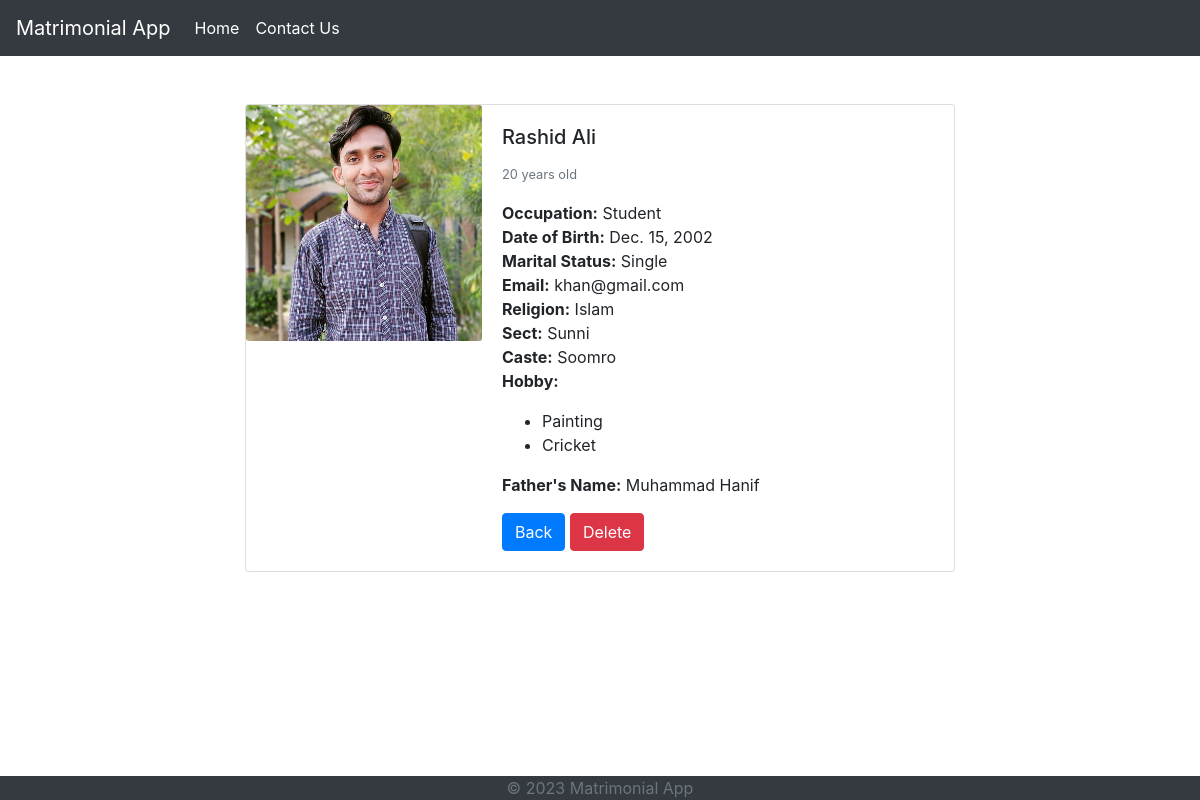
The page /1 on the database its author committed.
### matrimonal/models.py (models this page shows, shortened)
class Profile(models.Model):
    GENDER_CHOICES = [("M", "Male"), ("F", "Female")]
    name = models.CharField(max_length=50)
    profile_pic = models.ImageField(null=True, blank=True)
    age = models.IntegerField()
    gender = models.CharField(max_length=1, choices=GENDER_CHOICES)
    occupation = models.CharField(max_length=50, null=True)
    birth_date = models.DateField(null=True)
    is_married = models.BooleanField(default=False)
    email = models.EmailField(max_length=100, unique=True)
    religion = models.ForeignKey(
        Religion, on_delete=models.CASCADE, related_name="profiles", null=True
    )
    sects = models.ForeignKey(
        Sects, on_delete=models.CASCADE, related_name="profiles", null=True
    )
    caste = models.ForeignKey(
        Caste, on_delete=models.CASCADE, related_name="profile", null=True
    )
    hobby = models.ManyToManyField(Hobby, related_name="profiles", blank=True)
    father = models.OneToOneField(
        FatherProfile, on_delete=models.CASCADE, related_name="dependent", null=True
    )

class Religion(models.Model):
    name = models.CharField(max_length=50)
    def __str__(self):
        return self.name

class Sects(models.Model):
    name = models.CharField(max_length=50)
    class Meta:
        verbose_name_plural = "Sects"
    religion = models.ForeignKey(
        Religion, on_delete=models.CASCADE, related_name="sects"
    )
    def __str__(self):
        return self.name

class Caste(models.Model):
    name = models.CharField(max_length=50)
    def __str__(self):
        return self.name

class Hobby(models.Model):
    name = models.CharField(max_length=50)
    class Meta:
        verbose_name_plural = "Hobbies"

class FatherProfile(models.Model):
    name = models.CharField(max_length=50)
    occupation = models.CharField(max_length=50, null=True, blank=True)
    def __str__(self):
        return self.name

### matrimonal/views.py (the view)
# urls.py: path("<int:profile_id>", views.ProfileDetailView, name="Profile_Detail"),
def ProfileDetailView(request, profile_id):
    profiles = Profile.objects.get(id=profile_id)
    return render(request, "matrimonal/Profile_Detail.html", {"profile": profiles})

### matrimonal/templates/matrimonal/Profile_Detail.html (shortened to what this page needs)
{% extends 'matrimonal/base.html' %}
{% load static %}
{% block content %}
<div class="container mt-5">
    <div class="row">
        <div class="col-md-8 offset-md-2">
            <div class="card">
                <div class="row no-gutters">
                    <div class="col-md-4">
                        <img src="{{ profile.profile_pic.url }}" class="card-img" alt="Profile picture">
                    </div>
                    <div class="col-md-8">
                        <div class="card-body">
                            <h5 class="card-title">{{ profile.name }}</h5>
                            <p class="card-text"><small class="text-muted">{{ profile.age }} years old</small></p>
                            <p class="card-text">
                                <strong>Occupation:</strong> {{ profile.occupation }}<br>
                                <strong>Date of Birth:</strong> {{ profile.birth_date }}<br>
                                <strong>Marital Status:</strong> {{ profile.is_married|yesno:"Married,Single" }}<br>
                                <strong>Email:</strong> {{ profile.email }}<br>
                                <strong>Religion:</strong> {{ profile.religion }}<br>
                                <strong>Sect:</strong> {{ profile.sects }}<br>
                                <strong>Caste:</strong> {{ profile.caste }}<br>
                                <strong>Hobby:</strong> <ul>
                                    {%for hobbies in profile.hobby.all %}
                                    <li> {{ hobbies.name }}<br> </li>
                                    {%endfor%}
                                </ul>
                                <strong>Father's Name:</strong> {{ profile.father }}<br>
                            </p>
                            <a href="{% url 'matrimonal:Profile_List' %}" class="btn btn-primary">Back</a>
                            <a href="{% url 'matrimonal:Profile_delete' profile.id %}" class="btn btn-danger">Delete</a>
                        </div>
                    </div>
                </div>
            </div>
        </div>
    </div>
</div>
{% endblock  %}

### matrimonal/templates/matrimonal/base.html (shortened to what this page needs)
{% load static %}
<!DOCTYPE html>
<html>
<head>
    <link rel="stylesheet" href="https://stackpath.bootstrapcdn.com/bootstrap/4.3.1/css/bootstrap.min.css">
</head>
<body>
    {% include 'matrimonal/header.html' %}
    <main role="main" class="container">
        {% block content %}{% endblock %}
    </main>
    {% include 'matrimonal/footer.html' %}
</body>
</html>

### matrimonal/templates/matrimonal/header.html (shortened to what this page needs)
<nav class="navbar navbar-expand-lg navbar-dark bg-dark">
    <a class="navbar-brand" href="#">Matrimonial App</a>
    <div class="collapse navbar-collapse" id="navbarNav">
      <ul class="navbar-nav">
        <li class="nav-item active">
          <a class="nav-link" href="{% url 'matrimonal:Profile_List' %}">Home</a>
        </li>
        <li class="nav-item active">
          <a class="nav-link" href="{% url 'matrimonal:contact' %}">Contact Us</a>
        </li>
      </ul>
    </div>
  </nav>

### matrimonal/templates/matrimonal/footer.html
<footer class="footer bg-dark mt-5 fixed-bottom">
    <div class="container">
      <span class="text-muted text-center d-block">© 2023 Matrimonial App</span>
    </div>
  </footer>

### rows shown on the page
Profile: profile_pic (picture), name "Rashid Ali", age "20", occupation "Student", birth_date "Dec. 15, 2002", is_married "Single", email "khan@gmail.com", religion "Islam", sects "Sunni", caste "Soomro", father "Muhammad Hanif"
Hobby: name "Painting"
Hobby: name "Cricket"
